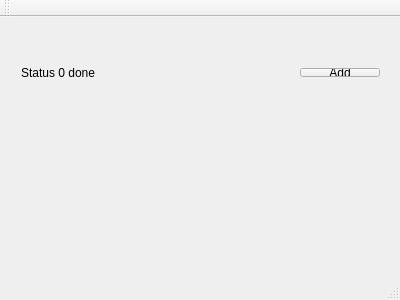
<?xml version="1.0" encoding="UTF-8"?>
<ui version="4.0">
 <class>MainWindow</class>
 <widget class="QMainWindow" name="MainWindow">
  <property name="geometry">
   <rect>
    <x>0</x>
    <y>0</y>
    <width>400</width>
    <height>300</height>
   </rect>
  </property>
  <property name="windowTitle">
   <string>MainWindow</string>
  </property>
  <widget class="QWidget" name="centralWidget">
   <widget class="QWidget" name="horizontalLayoutWidget">
    <property name="geometry">
     <rect>
      <x>10</x>
      <y>40</y>
      <width>381</width>
      <height>31</height>
     </rect>
    </property>
    <layout class="QHBoxLayout" name="horizontalLayout_2">
     <item>
      <widget class="QLabel" name="statuslabel">
       <property name="text">
        <string>Status 0 done</string>
       </property>
      </widget>
     </item>
     <item>
      <spacer name="horizontalSpacer">
       <property name="orientation">
        <enum>Qt::Horizontal</enum>
       </property>
       <property name="sizeHint" stdset="0">
        <size>
         <width>218</width>
         <height>20</height>
        </size>
       </property>
      </spacer>
     </item>
     <item>
      <widget class="QPushButton" name="addtaskbutton">
       <property name="text">
        <string>Add</string>
       </property>
      </widget>
     </item>
    </layout>
   </widget>
   <widget class="QWidget" name="verticalLayoutWidget">
    <property name="geometry">
     <rect>
      <x>20</x>
      <y>180</y>
      <width>331</width>
      <height>31</height>
     </rect>
    </property>
    <layout class="QVBoxLayout" name="taskslayout"/>
   </widget>
  </widget>
  <widget class="QMenuBar" name="menuBar">
   <property name="geometry">
    <rect>
     <x>0</x>
     <y>0</y>
     <width>400</width>
     <height>23</height>
    </rect>
   </property>
  </widget>
  <widget class="QToolBar" name="mainToolBar">
   <attribute name="toolBarArea">
    <enum>TopToolBarArea</enum>
   </attribute>
   <attribute name="toolBarBreak">
    <bool>false</bool>
   </attribute>
  </widget>
  <widget class="QStatusBar" name="statusBar"/>
 </widget>
 <layoutdefault spacing="6" margin="11"/>
 <resources/>
 <connections/>
</ui>
